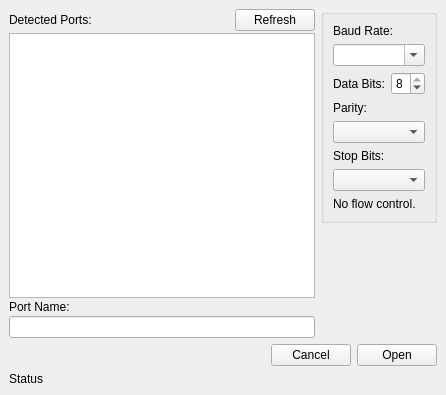
<?xml version="1.0" encoding="UTF-8"?>
<ui version="4.0">
 <class>GidQt5Serial</class>
 <widget class="QMainWindow" name="GidQt5Serial">
  <property name="geometry">
   <rect>
    <x>0</x>
    <y>0</y>
    <width>446</width>
    <height>395</height>
   </rect>
  </property>
  <property name="windowTitle">
   <string>MainWindow</string>
  </property>
  <widget class="QWidget" name="centralwidget">
   <layout class="QVBoxLayout" name="verticalLayout_4">
    <item>
     <layout class="QHBoxLayout" name="horizontalLayout_4">
      <item>
       <layout class="QVBoxLayout" name="verticalLayout_3">
        <property name="spacing">
         <number>2</number>
        </property>
        <property name="leftMargin">
         <number>0</number>
        </property>
        <property name="topMargin">
         <number>0</number>
        </property>
        <item>
         <layout class="QHBoxLayout" name="horizontalLayout_5" stretch="1,0">
          <property name="topMargin">
           <number>0</number>
          </property>
          <item>
           <widget class="QLabel" name="label_3">
            <property name="text">
             <string>Detected Ports:</string>
            </property>
           </widget>
          </item>
          <item>
           <widget class="QPushButton" name="pushButton_RefreshPorts">
            <property name="text">
             <string>Refresh</string>
            </property>
           </widget>
          </item>
         </layout>
        </item>
        <item>
         <widget class="QListWidget" name="listWidget_Ports"/>
        </item>
        <item>
         <widget class="QLabel" name="label_4">
          <property name="text">
           <string>Port Name:</string>
          </property>
         </widget>
        </item>
        <item>
         <widget class="QLineEdit" name="lineEdit_PortName"/>
        </item>
       </layout>
      </item>
      <item>
       <layout class="QVBoxLayout" name="verticalLayout_2">
        <item>
         <layout class="QHBoxLayout" name="horizontalLayout"/>
        </item>
        <item>
         <widget class="QGroupBox" name="groupBox">
          <property name="title">
           <string/>
          </property>
          <layout class="QVBoxLayout" name="verticalLayout">
           <item>
            <widget class="QLabel" name="label_5">
             <property name="text">
              <string>Baud Rate:</string>
             </property>
            </widget>
           </item>
           <item>
            <widget class="QComboBox" name="comboBox_BaudRate">
             <property name="editable">
              <bool>true</bool>
             </property>
            </widget>
           </item>
           <item>
            <layout class="QHBoxLayout" name="horizontalLayout_2">
             <item>
              <widget class="QLabel" name="label">
               <property name="text">
                <string>Data Bits:</string>
               </property>
              </widget>
             </item>
             <item>
              <widget class="QSpinBox" name="spinBox_DataBits">
               <property name="minimum">
                <number>5</number>
               </property>
               <property name="maximum">
                <number>8</number>
               </property>
               <property name="value">
                <number>8</number>
               </property>
              </widget>
             </item>
            </layout>
           </item>
           <item>
            <widget class="QLabel" name="label_6">
             <property name="text">
              <string>Parity:</string>
             </property>
            </widget>
           </item>
           <item>
            <widget class="QComboBox" name="comboBox_Parity"/>
           </item>
           <item>
            <widget class="QLabel" name="label_7">
             <property name="text">
              <string>Stop Bits:</string>
             </property>
            </widget>
           </item>
           <item>
            <widget class="QComboBox" name="comboBox_StopBits"/>
           </item>
           <item>
            <widget class="QLabel" name="label_2">
             <property name="text">
              <string>No flow control.</string>
             </property>
            </widget>
           </item>
          </layout>
         </widget>
        </item>
        <item>
         <spacer name="verticalSpacer">
          <property name="orientation">
           <enum>Qt::Vertical</enum>
          </property>
          <property name="sizeHint" stdset="0">
           <size>
            <width>20</width>
            <height>40</height>
           </size>
          </property>
         </spacer>
        </item>
       </layout>
      </item>
     </layout>
    </item>
    <item>
     <layout class="QHBoxLayout" name="horizontalLayout_3" stretch="0,0,0">
      <item>
       <spacer name="horizontalSpacer">
        <property name="orientation">
         <enum>Qt::Horizontal</enum>
        </property>
        <property name="sizeHint" stdset="0">
         <size>
          <width>40</width>
          <height>20</height>
         </size>
        </property>
       </spacer>
      </item>
      <item>
       <widget class="QPushButton" name="pushButton_Cancel">
        <property name="text">
         <string>Cancel</string>
        </property>
       </widget>
      </item>
      <item>
       <widget class="QPushButton" name="pushButton_OpenPort">
        <property name="text">
         <string>Open</string>
        </property>
       </widget>
      </item>
     </layout>
    </item>
    <item>
     <widget class="QLabel" name="label_PortStatus">
      <property name="text">
       <string>Status</string>
      </property>
     </widget>
    </item>
   </layout>
  </widget>
 </widget>
 <resources/>
 <connections/>
</ui>
